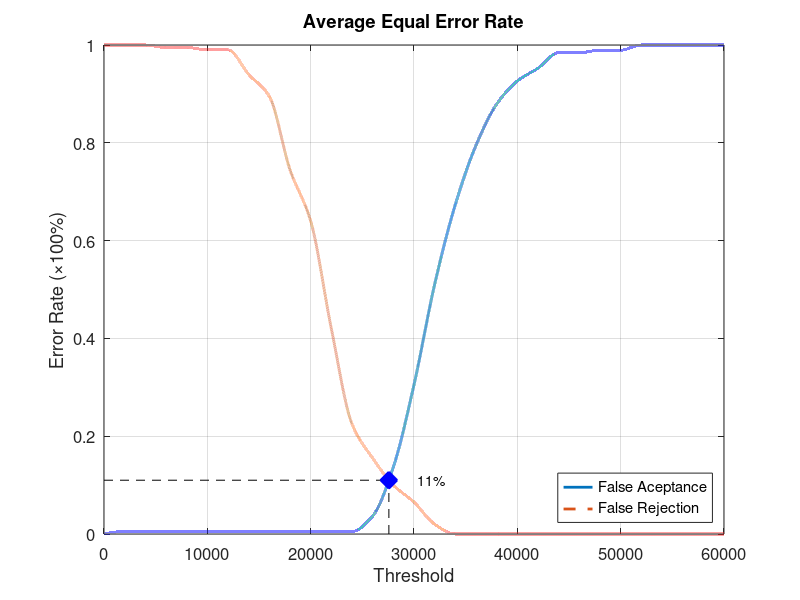
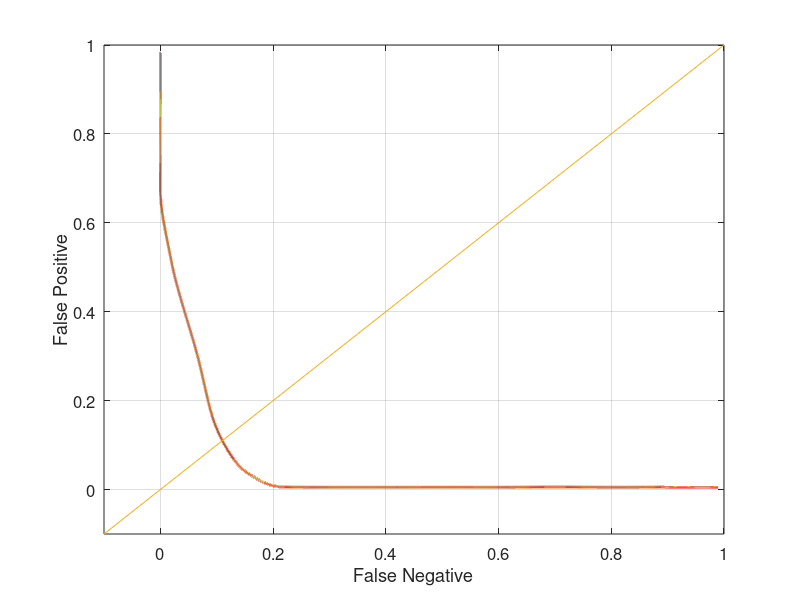

MATLAB code for these plots, in order:
function yEER = Database5_1
close all;
clear;
clc;
x = 0:2000:60000;
xq = 0:0.5:60000;

y0 = [0 0.00526316 0.00526316 0.00526316 0.00526316 0.00526316 0.00526316 0.00526316 0.00526316 0.00526316 0.00526316 0.00526316 0.00526316 0.0368421 0.136842 0.305263 0.510526 0.673684 0.794737 0.878947 0.926316 0.952632 0.984211 0.984211 0.989474 0.989474 1 1 1 1 1];
yy0 = interp1(x, y0, xq, 'pchip');
y1 = [1 1 1 0.995 0.995 0.99 0.99 0.94 0.895 0.745 0.64 0.42 0.225 0.155 0.1 0.065 0.02 0 0 0 0 0 0 0 0 0 0 0 0 0 0];
yy1 = interp1(x, y1, xq, 'pchip');

% Calculating EER: 
y2 = abs(y0 - y1);
find(y2 == min(y2))
yy2 = abs(yy0 - yy1);
xEER = find(yy2 == min(yy2));
xEERIndex = xq(xEER) % X-axis EER
yEER = yy0(xEER) % Y-axis EER

main = figure
plot(xq, yy0,'-','LineWidth', 2);	hold on
plot(xq, yy1,'--','LineWidth', 2);	hold on
plot([xEERIndex xEERIndex], [0 yEER], 'k--');	hold on
plot([0 xEERIndex], [yEER yEER], 'k--');	hold on
plot(xEERIndex, yEER, 'bx', 'LineWidth', 10);	hold on
text(xEERIndex + 10 * xEERIndex / 100, yEER, [num2str(round((10000 * yEER)) / 100) '%'])
legend('False Aceptance', 'False Rejection', 'Location', 'SouthEast')
xlabel('Threshold')
ylabel('Error Rate (\times100%)')
title('Average Equal Error Rate')
set(gca, 'FontSize', 12)
axis([0 60000 0 1])
grid on

print(main, 'Database5_1Main', '-dpng');
FNRxFPR = figure('Color', [1 1 1]);
plot(yy1, yy0, '-', yy1, yy0, 'LineWidth', 2);
hold on
y = -0.1:0.1:1
plot(y, y); 
set(gca, 'FontSize', 12)
xlabel('False Negative')
ylabel('False Positive')
axis([-0.1 1 -0.1 1])
set(gca, 'FontSize', 12)
grid on

print(FNRxFPR, 'Database5_1FNRxFPR','-dpng');
end
